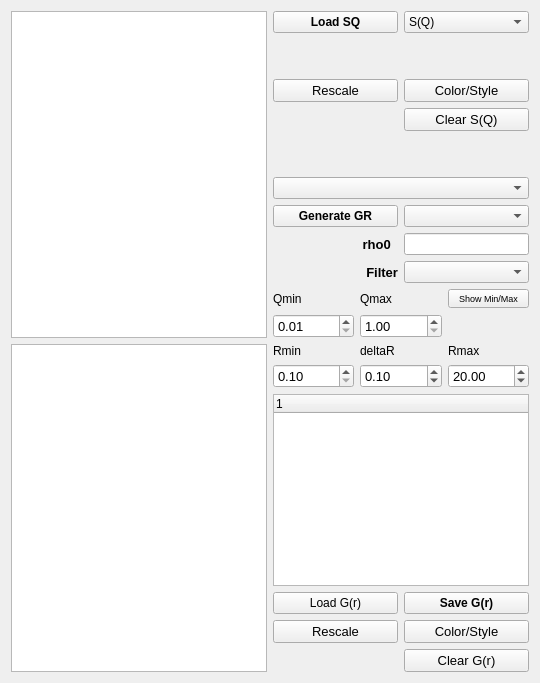
            <widget class="QWidget" name="tab_gR">
             <attribute name="title">
              <string>Calculate G(R)</string>
             </attribute>
             <layout class="QGridLayout" name="gridLayout">
              <item row="1" column="0">
               <widget class="GofRView" name="graphicsView_gr">
                <property name="minimumSize">
                 <size>
                  <width>50</width>
                  <height>300</height>
                 </size>
                </property>
               </widget>
              </item>
              <item row="0" column="0">
               <widget class="SofQView" name="graphicsView_sq">
                <property name="minimumSize">
                 <size>
                  <width>50</width>
                  <height>300</height>
                 </size>
                </property>
               </widget>
              </item>
              <item row="0" column="1">
               <layout class="QVBoxLayout" name="verticalLayout_42">
                <item>
                 <layout class="QGridLayout" name="gridLayout_18">
                  <item row="6" column="1">
                   <widget class="QPushButton" name="pushButton_clearSofQ">
                    <property name="font">
                     <font>
                      <pointsize>10</pointsize>
                     </font>
                    </property>
                    <property name="toolTip">
                     <string>&lt;html&gt;&lt;head/&gt;&lt;body&gt;&lt;p&gt;Clear S(Q) Canvas&lt;/p&gt;&lt;/body&gt;&lt;/html&gt;</string>
                    </property>
                    <property name="text">
                     <string>Clear S(Q)</string>
                    </property>
                   </widget>
                  </item>
                  <item row="1" column="0">
                   <widget class="QPushButton" name="pushButton_loadSQ">
                    <property name="sizePolicy">
                     <sizepolicy hsizetype="Preferred" vsizetype="Fixed">
                      <horstretch>0</horstretch>
                      <verstretch>0</verstretch>
                     </sizepolicy>
                    </property>
                    <property name="font">
                     <font>
                      <weight>75</weight>
                      <bold>true</bold>
                     </font>
                    </property>
                    <property name="toolTip">
                     <string>&lt;html&gt;&lt;head/&gt;&lt;body&gt;&lt;p&gt;Load S(Q) from the reduction tab. Plot S(Q), S(Q)-1 or Q[S(Q)-1] according to the selected radio buttons below.&lt;/p&gt;&lt;p&gt;&lt;span style=&quot; font-weight:600;&quot;&gt;Use regular file loader at this phase.&lt;/span&gt;&lt;/p&gt;&lt;p&gt;Duplicate the function in FastGR/scripts/fastgr&lt;/p&gt;&lt;p&gt;149     def read_SQ_file(self):&lt;/p&gt;&lt;p&gt;&lt;br/&gt;&lt;/p&gt;&lt;/body&gt;&lt;/html&gt;</string>
                    </property>
                    <property name="text">
                     <string>Load SQ</string>
                    </property>
                   </widget>
                  </item>
                  <item row="5" column="1">
                   <widget class="QPushButton" name="pushButton_sqColorStyle">
                    <property name="font">
                     <font>
                      <pointsize>10</pointsize>
                     </font>
                    </property>
                    <property name="toolTip">
                     <string>&lt;html&gt;&lt;head/&gt;&lt;body&gt;&lt;p&gt;Change line's color/style&lt;/p&gt;&lt;/body&gt;&lt;/html&gt;</string>
                    </property>
                    <property name="text">
                     <string>Color/Style</string>
                    </property>
                   </widget>
                  </item>
                  <item row="5" column="0">
                   <widget class="QPushButton" name="pushButton_rescaleSq">
                    <property name="font">
                     <font>
                      <pointsize>10</pointsize>
                     </font>
                    </property>
                    <property name="text">
                     <string>Rescale</string>
                    </property>
                   </widget>
                  </item>
                  <item row="1" column="1">
                   <widget class="QComboBox" name="comboBox_SofQType">
                    <item>
                     <property name="text">
                      <string>S(Q)</string>
                     </property>
                    </item>
                    <item>
                     <property name="text">
                      <string>S(Q)-1</string>
                     </property>
                    </item>
                    <item>
                     <property name="text">
                      <string>Q[S(Q)-1]</string>
                     </property>
                    </item>
                   </widget>
                  </item>
                  <item row="3" column="1">
                   <spacer name="verticalSpacer_3">
                    <property name="orientation">
                     <enum>Qt::Vertical</enum>
                    </property>
                    <property name="sizeHint" stdset="0">
                     <size>
                      <width>20</width>
                      <height>40</height>
                     </size>
                    </property>
                   </spacer>
                  </item>
                 </layout>
                </item>
                <item>
                 <spacer name="verticalSpacer_36">
                  <property name="orientation">
                   <enum>Qt::Vertical</enum>
                  </property>
                  <property name="sizeType">
                   <enum>QSizePolicy::Preferred</enum>
                  </property>
                  <property name="sizeHint" stdset="0">
                   <size>
                    <width>20</width>
                    <height>40</height>
                   </size>
                  </property>
                 </spacer>
                </item>
                <item>
                 <widget class="QComboBox" name="comboBox_SofQ"/>
                </item>
                <item>
                 <layout class="QGridLayout" name="gridLayout_2">
                  <item row="0" column="0">
                   <widget class="QPushButton" name="pushButton_generateGR">
                    <property name="font">
                     <font>
                      <weight>75</weight>
                      <bold>true</bold>
                     </font>
                    </property>
                    <property name="text">
                     <string>Generate GR</string>
                    </property>
                   </widget>
                  </item>
                  <item row="0" column="1">
                   <widget class="QComboBox" name="comboBox_pdfType">
                    <property name="toolTip">
                     <string>&lt;html&gt;&lt;head/&gt;&lt;body&gt;&lt;p&gt;PDF Type&lt;/p&gt;&lt;/body&gt;&lt;/html&gt;</string>
                    </property>
                   </widget>
                  </item>
                  <item row="2" column="0">
                   <layout class="QHBoxLayout" name="horizontalLayout_18">
                    <item>
                     <widget class="QLabel" name="label_4">
                      <property name="font">
                       <font>
                        <pointsize>10</pointsize>
                        <weight>75</weight>
                        <bold>true</bold>
                       </font>
                      </property>
                      <property name="layoutDirection">
                       <enum>Qt::LeftToRight</enum>
                      </property>
                      <property name="text">
                       <string>rho0  </string>
                      </property>
                      <property name="alignment">
                       <set>Qt::AlignRight|Qt::AlignTrailing|Qt::AlignVCenter</set>
                      </property>
                     </widget>
                    </item>
                   </layout>
                  </item>
                  <item row="2" column="1">
                   <widget class="QLineEdit" name="lineEdit_rho">
                    <property name="sizePolicy">
                     <sizepolicy hsizetype="Ignored" vsizetype="Fixed">
                      <horstretch>0</horstretch>
                      <verstretch>0</verstretch>
                     </sizepolicy>
                    </property>
                   </widget>
                  </item>
                  <item row="3" column="1">
                   <widget class="QComboBox" name="comboBox_pdfCorrection"/>
                  </item>
                  <item row="3" column="0">
                   <widget class="QLabel" name="label_filter">
                    <property name="font">
                     <font>
                      <pointsize>10</pointsize>
                      <weight>75</weight>
                      <bold>true</bold>
                     </font>
                    </property>
                    <property name="text">
                     <string>Filter</string>
                    </property>
                    <property name="alignment">
                     <set>Qt::AlignRight|Qt::AlignTrailing|Qt::AlignVCenter</set>
                    </property>
                   </widget>
                  </item>
                 </layout>
                </item>
                <item>
                 <layout class="QGridLayout" name="gridLayout_4">
                  <item row="0" column="0">
                   <widget class="QLabel" name="labelQmin">
                    <property name="text">
                     <string>Qmin</string>
                    </property>
                   </widget>
                  </item>
                  <item row="0" column="2">
                   <widget class="QPushButton" name="pushButton_showQMinMax">
                    <property name="font">
                     <font>
                      <pointsize>7</pointsize>
                     </font>
                    </property>
                    <property name="toolTip">
                     <string>&lt;html&gt;&lt;head/&gt;&lt;body&gt;&lt;p&gt;Show or hide the vertical indicators for Qmin and Qmax&lt;/p&gt;&lt;/body&gt;&lt;/html&gt;</string>
                    </property>
                    <property name="text">
                     <string>Show Min/Max</string>
                    </property>
                   </widget>
                  </item>
                  <item row="0" column="1">
                   <widget class="QLabel" name="labelQmax">
                    <property name="text">
                     <string>Qmax</string>
                    </property>
                   </widget>
                  </item>
                  <item row="1" column="0">
                   <widget class="QDoubleSpinBox" name="doubleSpinBoxQmin">
                    <property name="font">
                     <font>
                      <pointsize>10</pointsize>
                     </font>
                    </property>
                    <property name="minimum">
                     <double>0.010000000000000</double>
                    </property>
                    <property name="maximum">
                     <double>10.000000000000000</double>
                    </property>
                    <property name="singleStep">
                     <double>0.010000000000000</double>
                    </property>
                   </widget>
                  </item>
                  <item row="1" column="1">
                   <widget class="QDoubleSpinBox" name="doubleSpinBoxQmax">
                    <property name="font">
                     <font>
                      <pointsize>10</pointsize>
                     </font>
                    </property>
                    <property name="minimum">
                     <double>1.000000000000000</double>
                    </property>
                    <property name="maximum">
                     <double>1000.000000000000000</double>
                    </property>
                    <property name="singleStep">
                     <double>0.500000000000000</double>
                    </property>
                   </widget>
                  </item>
                 </layout>
                </item>
               </layout>
              </item>
              <item row="1" column="1">
               <layout class="QVBoxLayout" name="verticalLayout_43">
                <item>
                 <layout class="QGridLayout" name="gridLayout_5">
                  <item row="0" column="1">
                   <widget class="QLabel" name="labeldelR">
                    <property name="text">
                     <string>deltaR</string>
                    </property>
                   </widget>
                  </item>
                  <item row="0" column="2">
                   <widget class="QLabel" name="labelRmax">
                    <property name="text">
                     <string>Rmax</string>
                    </property>
                   </widget>
                  </item>
                  <item row="0" column="0">
                   <widget class="QLabel" name="labelRmin">
                    <property name="text">
                     <string>Rmin</string>
                    </property>
                   </widget>
                  </item>
                  <item row="1" column="0">
                   <widget class="QDoubleSpinBox" name="doubleSpinBoxRmin">
                    <property name="font">
                     <font>
                      <pointsize>10</pointsize>
                     </font>
                    </property>
                    <property name="minimum">
                     <double>0.100000000000000</double>
                    </property>
                    <property name="maximum">
                     <double>4.000000000000000</double>
                    </property>
                    <property name="singleStep">
                     <double>0.100000000000000</double>
                    </property>
                   </widget>
                  </item>
                  <item row="1" column="1">
                   <widget class="QDoubleSpinBox" name="doubleSpinBoxDelR">
                    <property name="font">
                     <font>
                      <pointsize>10</pointsize>
                     </font>
                    </property>
                    <property name="minimum">
                     <double>0.010000000000000</double>
                    </property>
                    <property name="maximum">
                     <double>1.000000000000000</double>
                    </property>
                    <property name="singleStep">
                     <double>0.010000000000000</double>
                    </property>
                    <property name="value">
                     <double>0.100000000000000</double>
                    </property>
                   </widget>
                  </item>
                  <item row="1" column="2">
                   <widget class="QDoubleSpinBox" name="doubleSpinBoxRmax">
                    <property name="font">
                     <font>
                      <pointsize>10</pointsize>
                     </font>
                    </property>
                    <property name="minimum">
                     <double>5.000000000000000</double>
                    </property>
                    <property name="maximum">
                     <double>1000.000000000000000</double>
                    </property>
                    <property name="value">
                     <double>20.000000000000000</double>
                    </property>
                   </widget>
                  </item>
                 </layout>
                </item>
                <item>
                 <widget class="GofRTree" name="treeWidget_grWsList">
                  <property name="sizePolicy">
                   <sizepolicy hsizetype="Preferred" vsizetype="Expanding">
                    <horstretch>0</horstretch>
                    <verstretch>0</verstretch>
                   </sizepolicy>
                  </property>
                  <property name="toolTip">
                   <string>&lt;html&gt;&lt;head/&gt;&lt;body&gt;&lt;p&gt;write click on the workspace name should give user the option to plot/over plot &lt;/p&gt;&lt;/body&gt;&lt;/html&gt;</string>
                  </property>
                 </widget>
                </item>
                <item>
                 <layout class="QGridLayout" name="gridLayout_3">
                  <item row="0" column="0">
                   <widget class="QPushButton" name="pushButton_loadGofR">
                    <property name="text">
                     <string>Load G(r)</string>
                    </property>
                   </widget>
                  </item>
                  <item row="0" column="1">
                   <widget class="QPushButton" name="pushButton_saveGR">
                    <property name="font">
                     <font>
                      <weight>75</weight>
                      <bold>true</bold>
                     </font>
                    </property>
                    <property name="text">
                     <string>Save G(r)</string>
                    </property>
                   </widget>
                  </item>
                  <item row="2" column="1">
                   <widget class="QPushButton" name="pushButton_clearGrCanvas">
                    <property name="font">
                     <font>
                      <pointsize>10</pointsize>
                     </font>
                    </property>
                    <property name="text">
                     <string>Clear G(r)</string>
                    </property>
                   </widget>
                  </item>
                  <item row="1" column="0">
                   <widget class="QPushButton" name="pushButton_rescaleGr">
                    <property name="font">
                     <font>
                      <pointsize>10</pointsize>
                     </font>
                    </property>
                    <property name="text">
                     <string>Rescale</string>
                    </property>
                   </widget>
                  </item>
                  <item row="1" column="1">
                   <widget class="QPushButton" name="pushButton_grColorStyle">
                    <property name="font">
                     <font>
                      <pointsize>10</pointsize>
                     </font>
                    </property>
                    <property name="text">
                     <string>Color/Style</string>
                    </property>
                   </widget>
                  </item>
                 </layout>
                </item>
               </layout>
              </item>
             </layout>
            </widget>
